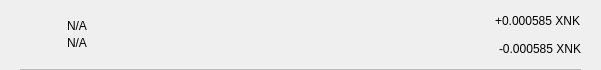
<?xml version="1.0" encoding="UTF-8"?>
<ui version="4.0">
 <class>TxRow</class>
 <widget class="QWidget" name="TxRow">
  <property name="geometry">
   <rect>
    <x>0</x>
    <y>0</y>
    <width>601</width>
    <height>70</height>
   </rect>
  </property>
  <property name="minimumSize">
   <size>
    <width>0</width>
    <height>40</height>
   </size>
  </property>
  <property name="windowTitle">
   <string>Form</string>
  </property>
  <layout class="QVBoxLayout" name="verticalLayout_3">
   <property name="spacing">
    <number>0</number>
   </property>
   <property name="leftMargin">
    <number>0</number>
   </property>
   <property name="topMargin">
    <number>0</number>
   </property>
   <property name="rightMargin">
    <number>0</number>
   </property>
   <property name="bottomMargin">
    <number>0</number>
   </property>
   <item>
    <widget class="QWidget" name="rowContainer" native="true">
     <layout class="QVBoxLayout" name="verticalLayout_2">
      <property name="spacing">
       <number>9</number>
      </property>
      <property name="leftMargin">
       <number>20</number>
      </property>
      <property name="topMargin">
       <number>9</number>
      </property>
      <property name="rightMargin">
       <number>20</number>
      </property>
      <property name="bottomMargin">
       <number>0</number>
      </property>
      <item>
       <widget class="QFrame" name="frame">
        <property name="styleSheet">
         <string notr="true">border:none;</string>
        </property>
        <property name="frameShape">
         <enum>QFrame::StyledPanel</enum>
        </property>
        <property name="frameShadow">
         <enum>QFrame::Raised</enum>
        </property>
        <layout class="QHBoxLayout" name="horizontalLayout" stretch="0,2,0">
         <property name="leftMargin">
          <number>0</number>
         </property>
         <property name="topMargin">
          <number>0</number>
         </property>
         <property name="rightMargin">
          <number>0</number>
         </property>
         <property name="bottomMargin">
          <number>0</number>
         </property>
         <item>
          <widget class="QPushButton" name="icon">
           <property name="focusPolicy">
            <enum>Qt::NoFocus</enum>
           </property>
           <property name="styleSheet">
            <string notr="true">border:none;</string>
           </property>
           <property name="text">
            <string/>
           </property>
           <property name="iconSize">
            <size>
             <width>28</width>
             <height>28</height>
            </size>
           </property>
          </widget>
         </item>
         <item>
          <layout class="QVBoxLayout" name="verticalLayout">
           <property name="spacing">
            <number>3</number>
           </property>
           <property name="leftMargin">
            <number>9</number>
           </property>
           <item>
            <widget class="QLabel" name="lblAddress">
             <property name="styleSheet">
              <string notr="true"/>
             </property>
             <property name="text">
              <string notr="true">N/A</string>
             </property>
             <property name="alignment">
              <set>Qt::AlignBottom|Qt::AlignLeading|Qt::AlignLeft</set>
             </property>
            </widget>
           </item>
           <item>
            <widget class="QLabel" name="lblDate">
             <property name="styleSheet">
              <string notr="true"/>
             </property>
             <property name="text">
              <string notr="true">N/A</string>
             </property>
             <property name="alignment">
              <set>Qt::AlignLeading|Qt::AlignLeft|Qt::AlignTop</set>
             </property>
            </widget>
           </item>
          </layout>
         </item>
         <item>
          <widget class="QWidget" name="containerAmounts" native="true">
           <property name="minimumSize">
            <size>
             <width>80</width>
             <height>0</height>
            </size>
           </property>
            <layout class="QVBoxLayout" name="verticalLayout_4">
            <property name="leftMargin">
             <number>0</number>
            </property>
            <property name="topMargin">
             <number>0</number>
            </property>
            <property name="rightMargin">
             <number>0</number>
            </property>
            <property name="bottomMargin">
             <number>0</number>
            </property>
            <item alignment="Qt::AlignRight">
             <widget class="QLabel" name="lblAmountTop">
              <property name="styleSheet">
               <string notr="true"/>
              </property>
              <property name="text">
               <string>+0.000585 XNK</string>
               </property>
             </widget>
            </item>
            <item alignment="Qt::AlignRight">
             <widget class="QLabel" name="lblAmountBottom">
              <property name="styleSheet">
               <string notr="true"/>
              </property>
              <property name="text">
               <string>-0.000585 XNK</string>
               </property>
             </widget>
            </item>
           </layout>
          </widget>
         </item>
        </layout>
       </widget>
      </item>
      <item>
       <widget class="QLabel" name="lblDivisory">
        <property name="minimumSize">
         <size>
          <width>0</width>
          <height>1</height>
         </size>
        </property>
        <property name="maximumSize">
         <size>
          <width>16777215</width>
          <height>1</height>
         </size>
        </property>
        <property name="styleSheet">
         <string notr="true">background-color:#bababa;</string>
        </property>
        <property name="text">
         <string/>
        </property>
        <property name="alignment">
         <set>Qt::AlignBottom|Qt::AlignLeading|Qt::AlignLeft</set>
        </property>
       </widget>
      </item>
     </layout>
    </widget>
   </item>
  </layout>
 </widget>
 <resources/>
 <connections/>
</ui>
